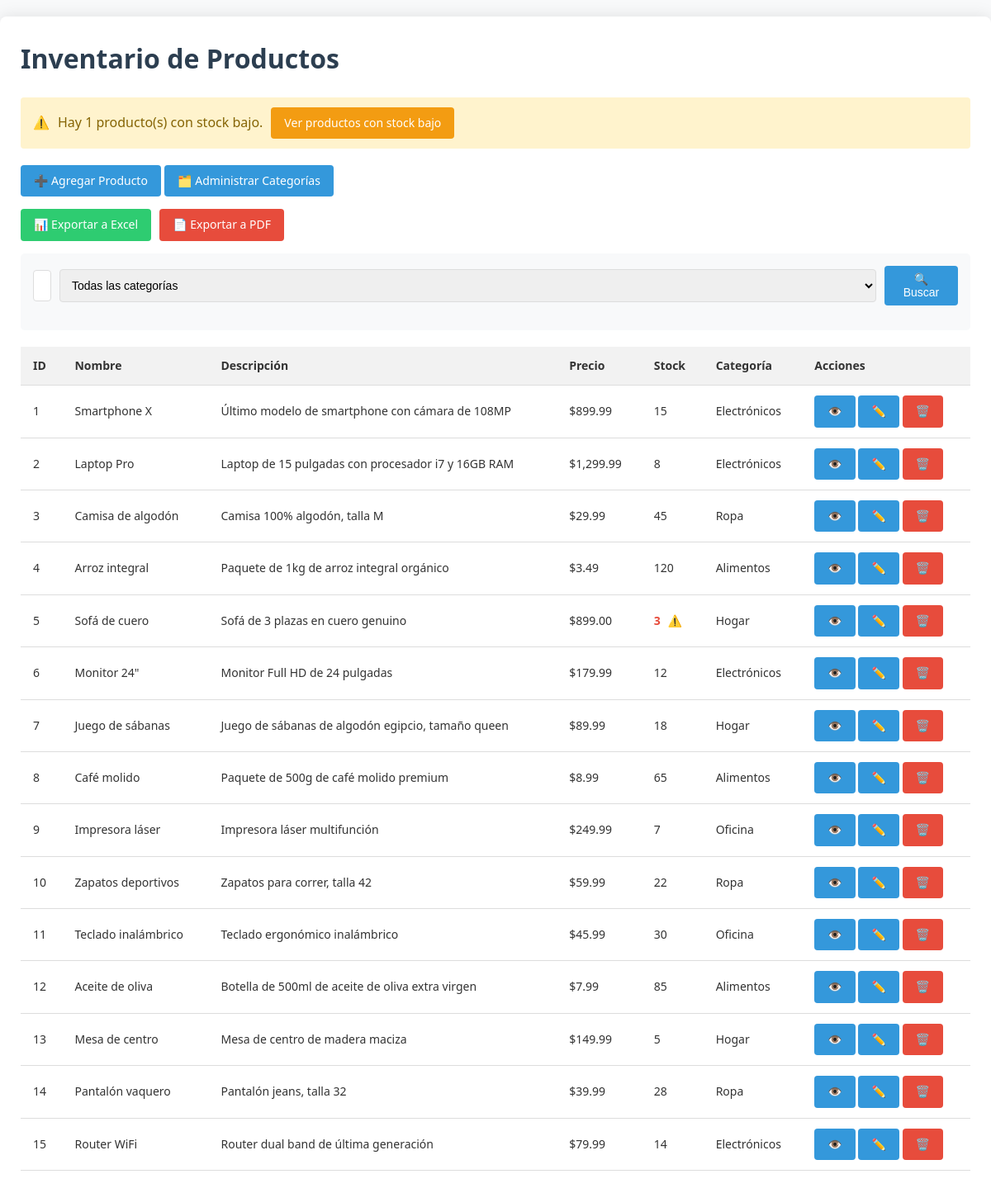
The page / on the database its author committed.
### tables this page shows
CREATE TABLE IF NOT EXISTS productos (
    id INT AUTO_INCREMENT PRIMARY KEY,
    nombre VARCHAR(100) NOT NULL,
    descripcion TEXT,
    precio DECIMAL(10,2) NOT NULL,
    cantidad INT NOT NULL DEFAULT 0,
    categoria_id INT NULL,
    fecha_creacion TIMESTAMP DEFAULT CURRENT_TIMESTAMP,
    fecha_actualizacion TIMESTAMP DEFAULT CURRENT_TIMESTAMP ON UPDATE CURRENT_TIMESTAMP,
    FOREIGN KEY (categoria_id) REFERENCES categorias(id) ON DELETE SET NULL,
    INDEX (nombre),
    INDEX (categoria_id)
);

CREATE TABLE IF NOT EXISTS categorias (
    id INT AUTO_INCREMENT PRIMARY KEY,
    nombre VARCHAR(50) NOT NULL,
    descripcion TEXT,
    fecha_creacion TIMESTAMP DEFAULT CURRENT_TIMESTAMP,
    fecha_actualizacion TIMESTAMP DEFAULT CURRENT_TIMESTAMP ON UPDATE CURRENT_TIMESTAMP,
    UNIQUE KEY (nombre)
);

### includes/functions.php (called while the page is built, shortened)
<?php
function formatCurrency($amount) {
    return '$' . number_format($amount, 2);
}
?>

### index.php (the view, shortened to what this page needs)
<?php
require_once 'includes/functions.php';
$db = new Database();
$conn = $db->getConnection();
$busqueda = $_GET['busqueda'] ?? '';
$stock_bajo = isset($_GET['stock_bajo']);
$sql = "SELECT p.*, c.nombre as categoria_nombre
        FROM productos p
        LEFT JOIN categorias c ON p.categoria_id = c.id
        WHERE 1=1";
$params = [];
$sql .= " ORDER BY p.fecha_actualizacion DESC";
$stmt = $conn->prepare($sql);
$stmt->execute($params);
$productos = $stmt->fetchAll(PDO::FETCH_ASSOC);
$stmt = $conn->prepare("SELECT COUNT(*) FROM productos WHERE cantidad < ?");
$stmt->execute([STOCK_MINIMO]);
$stock_bajo_count = $stmt->fetchColumn();
?>
<!DOCTYPE html>
<html lang="es">
<head>
    <link rel="stylesheet" href="assets/css/style.css">
</head>
<body>
    <div class="container">
        <h1>Inventario de Productos</h1>
        <?php if ($stock_bajo_count > 0 && !$stock_bajo): ?>
        <div class="alerta-stock">
            <span class="icono">⚠️</span>
            Hay <?= $stock_bajo_count ?> producto(s) con stock bajo.
            <a href="index.php?stock_bajo=1" class="btn warning">Ver productos con stock bajo</a>
        </div>
        <?php endif; ?>
        <div class="toolbar">
            <a href="agregar.php" class="btn">➕ Agregar Producto</a>
            <a href="categorias.php" class="btn">🗂️ Administrar Categorías</a>
            <div class="export-buttons">
                <a href="exportar-excel.php?<?= http_build_query($_GET) ?>" class="btn success">📊 Exportar a Excel</a>
                <a href="exportar-pdf.php?<?= http_build_query($_GET) ?>" class="btn danger">📄 Exportar a PDF</a>
            </div>
        </div>
        <form method="get" action="index.php" class="search-form">
            <div class="form-group">
                <input type="text" name="busqueda" placeholder="Buscar productos..."
                       value="<?= htmlspecialchars($busqueda) ?>">
                <select name="categoria">
                    <option value="">Todas las categorías</option>
                </select>
                <button type="submit" class="btn">🔍 Buscar</button>
            </div>
        </form>
        <?php if (count($productos) > 0): ?>
        <div class="table-responsive">
            <table>
                <thead>
                    <tr>
                        <th>ID</th>
                        <th>Nombre</th>
                        <th>Descripción</th>
                        <th>Precio</th>
                        <th>Stock</th>
                        <th>Categoría</th>
                        <th>Acciones</th>
                    </tr>
                </thead>
                <tbody>
                    <?php foreach ($productos as $producto): ?>
                    <tr>
                        <td><?= $producto['id'] ?></td>
                        <td><?= htmlspecialchars($producto['nombre']) ?></td>
                        <td><?= htmlspecialchars($producto['descripcion']) ?></td>
                        <td><?= formatCurrency($producto['precio']) ?></td>
                        <td class="<?= $producto['cantidad'] < STOCK_MINIMO ? 'stock-bajo' : '' ?>">
                            <?= $producto['cantidad'] ?>
                            <?php if ($producto['cantidad'] < STOCK_MINIMO): ?>
                            <span class="icono-alerta">⚠️</span>
                            <?php endif; ?>
                        </td>
                        <td><?= htmlspecialchars($producto['categoria_nombre'] ?? 'N/A') ?></td>
                        <td class="actions">
                            <a href="ver.php?id=<?= $producto['id'] ?>" class="btn" title="Ver">👁️</a>
                            <a href="editar.php?id=<?= $producto['id'] ?>" class="btn" title="Editar">✏️</a>
                            <a href="eliminar.php?id=<?= $producto['id'] ?>" class="btn danger"
                               title="Eliminar" onclick="return confirm('¿Estás seguro de eliminar este producto?')">🗑️</a>
                        </td>
                    </tr>
                    <?php endforeach; ?>
                </tbody>
            </table>
        </div>
        <?php else: ?>
        <div class="mensaje warning">No se encontraron productos con los criterios de búsqueda.</div>
        <?php endif; ?>
    </div>
</body>
</html>

### assets/css/style.css (style rules this page uses)
body { font-family: 'Segoe UI', Tahoma, Geneva, Verdana, sans-serif; line-height: 1.6; margin: 0; padding: 0; background-color: #f8f9fa; color: #333; }
.container { max-width: 1200px; margin: 20px auto; background: #fff; padding: 25px; border-radius: 8px; box-shadow: 0 0 20px rgba(0, 0, 0, 0.1); }
h1, h2, h3 { color: #2c3e50; margin-top: 0; }
.btn { display: inline-block; padding: 8px 16px; background: #3498db; color: white; text-decoration: none; border-radius: 4px; border: none; cursor: pointer; font-size: 14px; transition: background 0.3s; }
.btn.success { background: #2ecc71; }
.btn.danger { background: #e74c3c; }
.btn.warning { background: #f39c12; }
table { width: 100%; border-collapse: collapse; margin: 20px 0; font-size: 14px; }
th, td { padding: 12px 15px; text-align: left; border-bottom: 1px solid #ddd; }
th { background-color: #f2f2f2; font-weight: bold; }
.form-group { margin-bottom: 15px; }
.form-group input[type="text"], .form-group input[type="number"], .form-group input[type="email"], .form-group input[type="password"], .form-group select, .form-group textarea { width: 100%; padding: 10px; border: 1px solid #ddd; border-radius: 4px; font-size: 14px; }
.search-form { background: #f8f9fa; padding: 15px; border-radius: 5px; margin-bottom: 20px; }
.search-form .form-group { display: flex; gap: 10px; align-items: center; }
.search-form input[type="text"] { flex: 1; padding: 10px; }
.search-form select { padding: 10px; min-width: 200px; }
.alerta-stock { background-color: #fff3cd; color: #856404; padding: 12px 15px; border-radius: 4px; margin-bottom: 20px; display: flex; align-items: center; gap: 10px; }
.stock-bajo { color: #e74c3c; font-weight: bold; }
.icono-alerta { margin-left: 5px; }
.export-buttons { margin: 15px 0; display: flex; gap: 10px; flex-wrap: wrap; }

### rows shown on the page
productos: id "1", nombre "Smartphone X", descripcion "Último modelo de smartphone con cámara de 108MP", precio "$899.99", cantidad "15", categoria.nombre "Electrónicos"
productos: id "2", nombre "Laptop Pro", descripcion "Laptop de 15 pulgadas con procesador i7 y 16GB RAM", precio "$1,299.99", cantidad "8", categoria.nombre "Electrónicos"
productos: id "3", nombre "Camisa de algodón", descripcion "Camisa 100% algodón, talla M", precio "$29.99", cantidad "45", categoria.nombre "Ropa"
productos: id "4", nombre "Arroz integral", descripcion "Paquete de 1kg de arroz integral orgánico", precio "$3.49", cantidad "120", categoria.nombre "Alimentos"
productos: id "5", nombre "Sofá de cuero", descripcion "Sofá de 3 plazas en cuero genuino", precio "$899.00", cantidad "3", categoria.nombre "Hogar"
productos: id "6", nombre "Monitor 24\"", descripcion "Monitor Full HD de 24 pulgadas", precio "$179.99", cantidad "12", categoria.nombre "Electrónicos"
productos: id "7", nombre "Juego de sábanas", descripcion "Juego de sábanas de algodón egipcio, tamaño queen", precio "$89.99", cantidad "18", categoria.nombre "Hogar"
productos: id "8", nombre "Café molido", descripcion "Paquete de 500g de café molido premium", precio "$8.99", cantidad "65", categoria.nombre "Alimentos"
productos: id "9", nombre "Impresora láser", descripcion "Impresora láser multifunción", precio "$249.99", cantidad "7", categoria.nombre "Oficina"
productos: id "10", nombre "Zapatos deportivos", descripcion "Zapatos para correr, talla 42", precio "$59.99", cantidad "22", categoria.nombre "Ropa"
productos: id "11", nombre "Teclado inalámbrico", descripcion "Teclado ergonómico inalámbrico", precio "$45.99", cantidad "30", categoria.nombre "Oficina"
productos: id "12", nombre "Aceite de oliva", descripcion "Botella de 500ml de aceite de oliva extra virgen", precio "$7.99", cantidad "85", categoria.nombre "Alimentos"
productos: id "13", nombre "Mesa de centro", descripcion "Mesa de centro de madera maciza", precio "$149.99", cantidad "5", categoria.nombre "Hogar"
productos: id "14", nombre "Pantalón vaquero", descripcion "Pantalón jeans, talla 32", precio "$39.99", cantidad "28", categoria.nombre "Ropa"
productos: id "15", nombre "Router WiFi", descripcion "Router dual band de última generación", precio "$79.99", cantidad "14", categoria.nombre "Electrónicos"

### other values the page prints
$stock_bajo_count "1"
